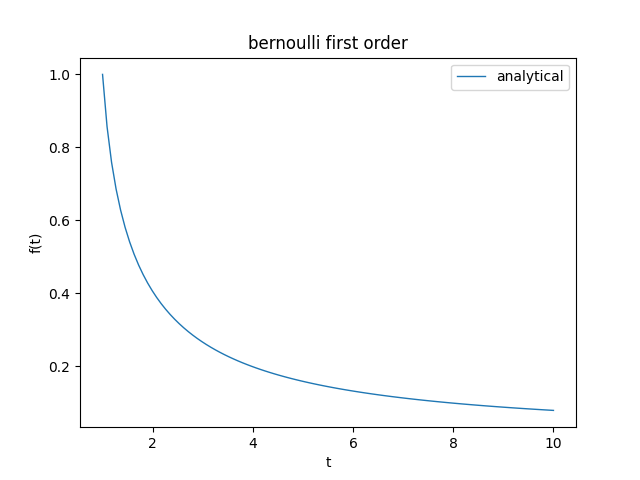

The script that drew this image:
import numpy as np
import matplotlib.pyplot as plt
from sympy import *

x, y, z, t = symbols('x y z t')
f = Function(t)
eq = Eq(f(t).diff(t), -(1/t)*f(t) - (1/t) * f(t) ** 4)
an_sol = dsolve(eq, ics={f(1) : 1})
print('ODE CLASS:', classify_ode(eq)[0])
print(an_sol)
t_begin, t_end, t_nsamples = 1, 10, 101
t_space = np.linspace(t_begin, t_end, t_nsamples)
lmbd_sol = lambdify(t, an_sol.rhs)
x_an_sol = lmbd_sol(t_space)
plt.figure()
plt.plot(t_space, x_an_sol, linewidth=1, label='analytical')
plt.title('bernoulli first order')
plt.xlabel('t')
plt.ylabel('f(t)')
plt.legend()
plt.show()
